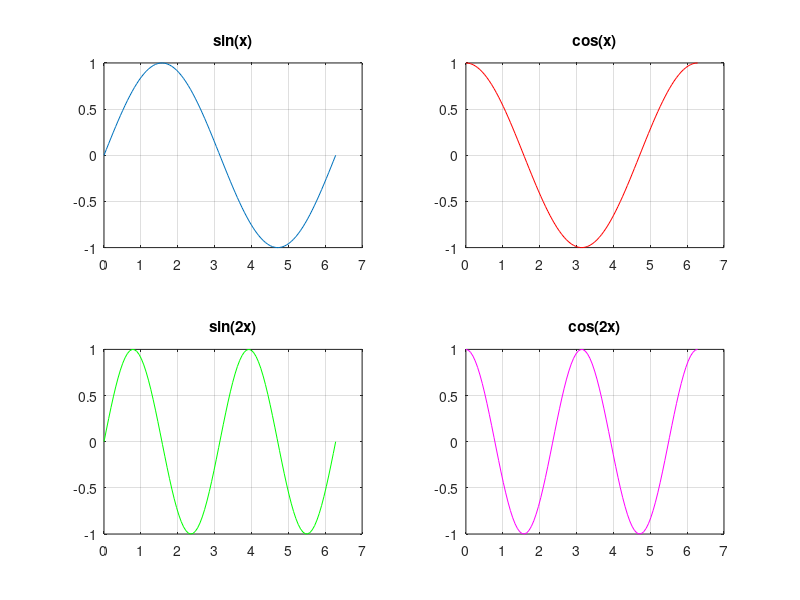

This figure's MATLAB source:
% Subplot Demo — Multiple plots in one figure
% subplot(rows, cols, position) creates a grid of axes.
% Each subplot has its own title, labels, and data.
clear
close all

x = linspace(0, 2*pi, 100);

figure

subplot(2, 2, 1)
plot(x, sin(x))
title('sin(x)')
grid on

subplot(2, 2, 2)
plot(x, cos(x), 'r')
title('cos(x)')
grid on

subplot(2, 2, 3)
plot(x, sin(2*x), 'g')
title('sin(2x)')
grid on

subplot(2, 2, 4)
plot(x, cos(2*x), 'm')
title('cos(2x)')
grid on
